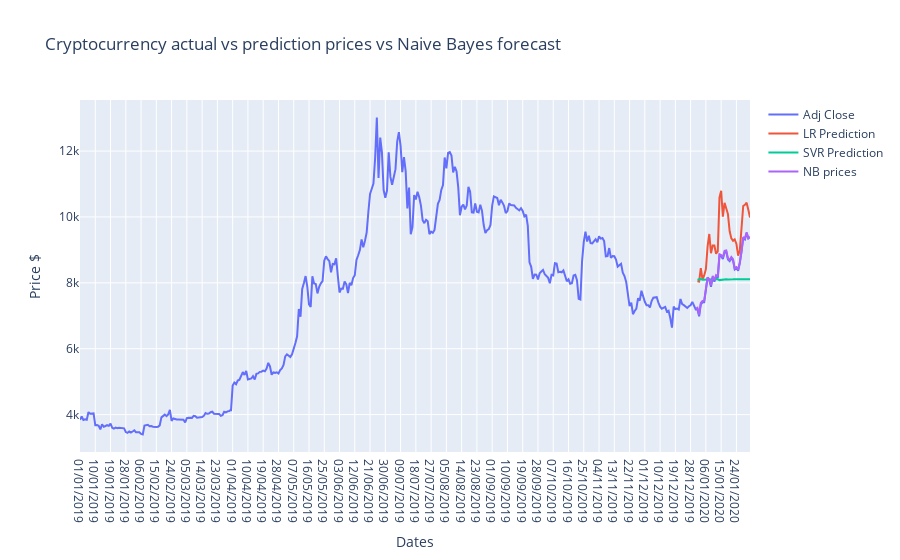

The notebook cell saved with this chart:
### Code cell
Figure3_4 = go.Figure()


Figure3_4.add_trace(go.Scatter(x=stock_prediction['Date'], y=stock_prediction['Adj Close'],
                    mode='lines',name='Adj Close'))
Figure3_4.add_trace(go.Scatter(x=stock_prediction['Date'], y=stock_prediction['LR Prediction'],
                    mode='lines',name='LR Prediction'))
Figure3_4.add_trace(go.Scatter(x=stock_prediction['Date'], y=stock_prediction['SVR Prediction'],
                    mode='lines',name='SVR Prediction'))
Figure3_4.add_trace(go.Scatter(x=naive_bayes_forecast['CREATED AT'], y=naive_bayes_forecast['Naive Bayes prices'],
                    mode='lines',name='NB prices'))


Figure3_4.update_layout(
    title="Cryptocurrency actual vs prediction prices vs Naive Bayes forecast",
    xaxis_title="Dates",
    yaxis_title="Price $")
                         
Figure3_4.show()

### Figure 1 — Plotly figure (JSON) as saved in the notebook; plotly's stock layout.template omitted (floating-point values rounded to 4 significant figures; data arrays with more than 128 entries replaced by an {"elided": "..."} marker saying what was removed)
{"data": [{"mode": "lines", "name": "Adj Close", "type": "scatter", "x": {"elided": "397 str values"}, "y": {"elided": "397 float values"}}, {"mode": "lines", "name": "LR Prediction", "type": "scatter", "x": {"elided": "397 str values"}, "y": {"elided": "397 float values"}}, {"mode": "lines", "name": "SVR Prediction", "type": "scatter", "x": {"elided": "397 str values"}, "y": {"elided": "397 float values"}}, {"mode": "lines", "name": "NB prices", "type": "scatter", "x": ["31/12/2019", "01/01/2020", "02/01/2020", "03/01/2020", "04/01/2020", "05/01/2020", "06/01/2020", "07/01/2020", "08/01/2020", "09/01/2020", "10/01/2020", "11/01/2020", "12/01/2020", "13/01/2020", "14/01/2020", "15/01/2020", "16/01/2020", "17/01/2020", "18/01/2020", "19/01/2020", "20/01/2020", "21/01/2020", "22/01/2020", "23/01/2020", "24/01/2020", "25/01/2020", "26/01/2020", "27/01/2020", "28/01/2020", "29/01/2020", "30/01/2020", "31/01/2020", "01/02/2020"], "y": [7211.0, 7244.0, 7034.0, 7388.0, 7448.0, 7457.0, 7818.0, 8163.0, 8112.0, 7925.0, 8212.0, 8079.0, 8235.0, 8192.0, 8870.0, 8846.0, 8769.0, 8973.0, 8982.0, 8743.0, 8698.0, 8783.0, 8718.0, 8443.0, 8479.0, 8399.0, 8626.0, 8937.0, 9389.0, 9349.0, 9534.0, 9350.0, 9392.0]}], "layout": {"title": {"text": "Cryptocurrency actual vs prediction prices vs Naive Bayes forecast"}, "xaxis": {"title": {"text": "Dates"}}, "yaxis": {"title": {"text": "Price $"}}}}
